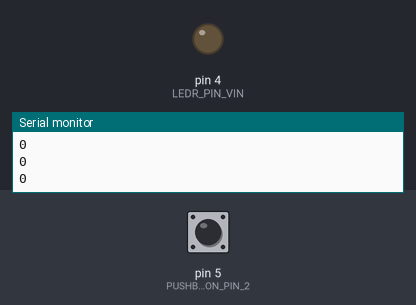
This sketch was run on a simulated Arduino Uno, built with avr-gcc and run on an emulated ATmega328P. Parts: output pins drawn as LEDs (lit = HIGH), the last lines printed to the serial monitor. The inputs (shaded band) are chosen by the test bench; at power-on: pin 5 (PUSHBUTTON_PIN_2) LOW.

Above: at 2.8 s.
2.9 s: pin 5 (PUSHBUTTON_PIN_2) pulled HIGH for 3.2 s
At 4.2 s:
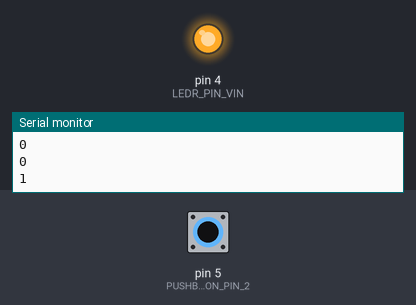
9.5 s: pin 5 (PUSHBUTTON_PIN_2) pulled HIGH for 1.2 s
At 12.3 s:
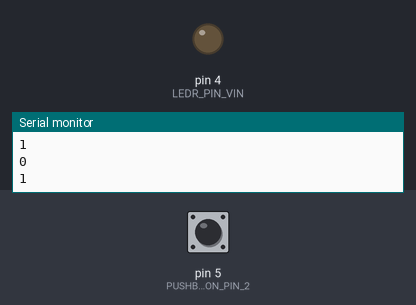
Timing chart, 0 to 13.8 s (numbered marks = the images above; inputs shaded):
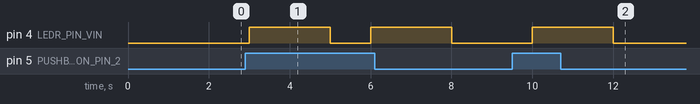

Measured:
- after the input at 2.9 s, pin 4 (LEDR_PIN_VIN): alternates HIGH for 2.0 s and LOW for 1.0 s, starting after 0.10 s
- after the input at 9.5 s, pin 4 (LEDR_PIN_VIN): LOW → HIGH after 0.50 s, → LOW 2.0 s later

The sketch:

nodemcu_led_switch.ino
```cpp
// Include Libraries
#include "Arduino.h"


// Pin Definitions
#define LEDR_PIN_VIN  4
#define PUSHBUTTON_PIN_2  5


// Setup the essentials for your circuit to work. It runs first every time your circuit is powered with electricity.
void setup()
{
    // Setup Serial which is useful for debugging
    // Use the Serial Monitor to view printed messages
    Serial.begin(9600);
    while (!Serial) ; // wait for serial port to connect. Needed for native USB
    Serial.println("start");
     pinMode(LEDR_PIN_VIN,OUTPUT);
     pinMode(PUSHBUTTON_PIN_2,INPUT);

}

// Main logic of your circuit. It defines the interaction between the components you selected. After setup, it runs over and over again, in an eternal loop.
void loop()
{
int val  =  digitalRead(PUSHBUTTON_PIN_2);

  Serial.println(val);
  if(val==1){
    digitalWrite(LEDR_PIN_VIN,HIGH);
     delay(2000);
    }
    digitalWrite(LEDR_PIN_VIN,LOW);
    delay(1000);

    // You have chosen a controller that doesn't have code yet.
    // You may request a similar combination but with Arduino Uno and try to use the Arduino Uno libraries & code - some may work, but we can't guarantee it.
    // Make sure your Arduino IDE supports the chosen controller. If not visit http://playground.arduino.cc/Main/BoardsManagerSupport

}
```
